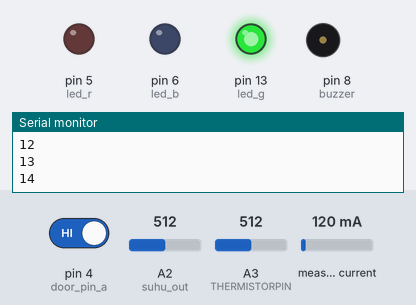
Bench run of a sketch on a simulated Arduino Mega 2560, built for the host (arithmetic inside an expression is 32-bit, double 64-bit). Parts: output pins drawn as LEDs (lit = HIGH), buzzer (waves = sounding, pin HIGH), the last lines printed to the serial monitor. The test bench sets the inputs (shaded band); at power-on: pin 4 (door_pin_a) HIGH, A2 (suhu_out) = 512, A3 (THERMISTORPIN) = 512, measured current 120 mA. WiFi joins after 1.5 s; servers stay silent unless stated; uploads are accepted with an empty reply.

Above: at 16.9 s.
At 32.72 s:
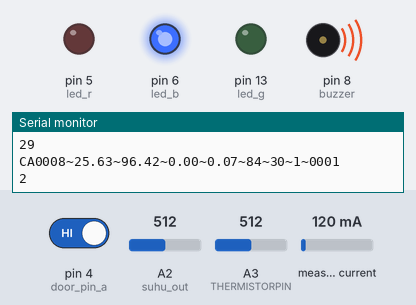
At 37.0 s:
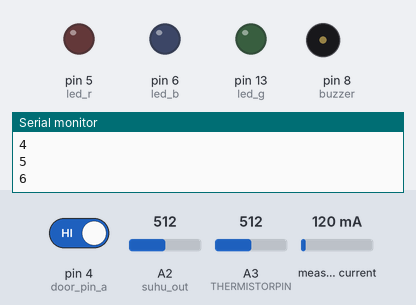
Timing chart, 0 to 38.4 s (numbered marks = the images above):
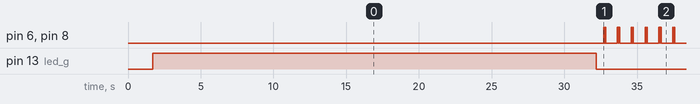

The sketch:

perbaikan_14.ino
```cpp
#include <WiFiEsp.h>
#include <SoftwareSerial.h>
//#include <Filters.h>
#include <EmonLib.h>
#include <DHT.h>


#ifndef HAVE_HWSERIAL1
SoftwareSerial Serial1(11, 10); // RX, TX
#endif

#define s_r            A0
#define SERIESRESISTOR 10000
#define dhttype DHT22   // tipe DHT 22  (AM2302), AM2321
//#define dht_pin_in A3
//#define dht_pin_in A3
#define door_pin_a  4 //pintu 1 pin ke 2
#define led_r       5 //led merah pin ke 5
#define led_g      13 //led hijau pin ke 13
#define led_b       6 //led hijau pin ke 6
#define buzzer      8 //buzzer pin ke 8
#define THERMISTORPIN  A3

String s1="0.00";
String merk;
String data_2;
String data_value;
String str_id;
String str_host;
String str_ssid;
String str_pass;
String str_value;
String str_timer;
String str_door ;
String str_t_door;
String test;
String str_st;
String data;
String perangkat = "CA0008";
String mood;
String yy;
String zz;
String Respon = "";
String sir;
String sor;
String hir = "0";
String ar;
String rest;
String tegangan;


bool a ;
bool b ;
bool c ;
bool statusKomunikasiWifi = false;
bool responDariServer = false;


double irms = 0;
long rssi_signal;

float ampin      = A1; //sensor arus pin A1
float t_in       = 0.00; //suhu pertama kali dibaca
float h_in       = 0.00; //kelembapan pertama kali dibaca
float reading;
float tempe;
float T;


int nilaiCT        = 24; // 24 untuk 10A, 20 untuk 20A
int door_state_a   = 0;  // pertama kali keadaan pintu 1(pintu terbuka)
int m;                 // integer m = variabel memasukkan ssid password menggunakan awalan "?"
int n;
int o;
int p;
int kondpintu ;
int pnt ;
int timer_int    = 0;
int qlty         = 50;
int quality;
int w = 0;
int x = 1;
int y = 0;
int z = 0;
int kiw = 30;
int pinghost;
int bis=0;
int suhu_out= A2;


char ssid[] = "ISEMSCHILLER";
char pass[] = "1nterlog4kupadamu";
char host[] = "10.3.141.1";
const char* php = " /html/chiller.php";
const int port   = 8080;

unsigned long wktawal = 0;
unsigned long countbuzzer = 60000;


int status = WL_IDLE_STATUS;     // the Wifi radio's status
WiFiEspClient client;

EnergyMonitor amp;
//DHT dht_in(dht_pin_in, dhttype);

void setup()
{
 Serial.begin(9600);
 Serial1.begin(9600);
 amp.current(ampin, nilaiCT);
 pinMode(door_pin_a, INPUT);
 pinMode(led_g, OUTPUT);
 pinMode(buzzer, OUTPUT);
 pinMode(led_b, OUTPUT);
 pinMode(led_r, OUTPUT);
 a=true;
 b=false;
 c=false;
 //dht_in.begin();
 wifi_set();
}

void loop()
{
unsigned long wktnow = millis();
unsigned long tk = wktnow -wktawal;
data_sensor();
kondisi_pintu();
//Serial.println(tk);
if( tk  > countbuzzer)
 {
  bis++;
  if (bis == 120)
  {
    rest="0";
  }
  else
  {
    rest="1";
  }
  Serial.print(bis);
  data_sensor();
  delay(300);
  request();
  delay(100);
  wktawal = millis();
  if (bis == 120)
  {
    delay(500);
    asm volatile (" jmp 0");
  }
  }
 }
```

buzzer.ino
```cpp
void buzzer_tone(int trigger) //perintah buzzer
{
  digitalWrite(buzzer, trigger); //perintah untuk menyalakan buzzer
}
```

data_sensor.ino
```cpp
void data_sensor()
{
  //===================Suhu ruang=======================
  float suhu1,data_vs,data_left,data_left2,data_right,nilai_hambatan,nilai_a1,nilai_a2;
  char temp[6];

  suhu1=analogRead(suhu_out);
  data_left=suhu1/1023;
  data_left2 = 2.2*data_left*1000;
  data_right = 1 - data_left;
  nilai_hambatan = data_left2/data_right;
  nilai_a1 = 1/nilai_hambatan;
  nilai_a2 = (nilai_a1*1000000/4.96) + 4.96;
  dtostrf(nilai_a2,4,2,temp);
  s1 = String(temp);
  if (nilai_a2 < 10 || nilai_a2 > 70)
  {
    sor ="0";
  }

  else
  {
    sor="1";
  }

  //===================dht==============================
  delay(100);
 reading = analogRead(THERMISTORPIN);
 reading = (1023 / reading)  - 1;     // (1023/ADC - 1)
 reading = SERIESRESISTOR / reading;  // 10K / (1023/ADC - 1)

 tempe = reading / 9150;
 tempe = log(tempe);
 tempe /= 3950;
 tempe += 1.0 / (27.7 + 273.15);
 tempe = 1.0 / tempe;
 tempe -= 273.15;
  //t_in  = dht_in.readTemperature();
  //h_in  = dht_in.readHumidity();
  if (tempe < -50 || tempe >  2)
  {
    //Serial.println("dht error");
    t_in = 0.00;
    //h_in = 0.00;
    sir = "0";
    hir = "0";
  }

  else
  {
    sir =1;
    hir = 1;
  }

  //===================ampere===========================
 irms = amp.calcIrms(1480)-0.05;  // Calculate Irms only
  //irms=irms-0.25;
  if(irms < 0.05)
  {
    irms = 0.00;
    ar = "0";
  }
else
{
  ar ="1";
}
  /*RunningStatistics inputStats;                 // create statistics to look at the raw test signal
  inputStats.setWindowSecs(pjgdata);

  while( true )
  {
    nilaiADC = analogRead(A1);  // read the analog in value:
    inputStats.input(nilaiADC);  // log to Stats function
    irms = C + grad * inputStats.sigma();
  }*/

  rssi_signal =WiFi.RSSI();
  quality = rssi_signal + 100;
  qlty = 2*quality;
  if(rssi_signal >= -50)
  {
    qlty = 100;
  }
  else if(rssi_signal <= -100)
  {
    qlty = 0;
  }

}
```

kondisi_pintu.ino
```cpp
void kondisi_pintu()
{
  door_state_a = digitalRead(door_pin_a);
  //door_state_b = digitalRead(door_pin_b);
  //door_state_c = digitalRead(door_pin_c);
  if(door_state_a == LOW)
  {
    c=false;
    if(a == true)
    {
      int kondpintu = 0;
      str_st = String(kondpintu);
      int z=0;
      zz = String(z);
      b=true;
    }
    a=false;
  }
  else if(door_state_a == HIGH)
  {
    if(b == true)
    {
      int kondpintu = 1;
      str_st = String(kondpintu);
      a=true;
      b=false;
      x=0;
      zz = String(z);
      //request();
    }

    while(door_state_a = HIGH)
    {
       door_state_a = digitalRead(door_pin_a);
       if (b== false)
       {
      int kondpintu = 1;
      str_st = String(kondpintu);
      a=true;
      b=false;
      x=1;
      zz = String(x);
       data_sensor();
       delay(100);
       request();
       b=true;
       }
       x++;
//menghitung durasi
       delay(1000);
       int oy;
       oy = x-1;
       Serial.println(oy);
      if(x == kiw)
       {
          data_sensor();
          delay(100);
          zz = String(x);
          request();
          int kondpintu = 0;
          str_st = String(kondpintu);
          c=true;
          x=1;
          zz = String(x);
       }
       else if(door_state_a == LOW)
       {
          int kondpintu = 0;
          str_st = String(kondpintu);
          c=false;
          zz = String(oy);
          delay(10);
          data_sensor();
          delay(100);
          request();
          delay(10);
          x=0;
          zz = String(x);
          break;
       }

      if(c == true)
        {
          while(door_state_a != LOW)
          {
            digitalWrite(led_g, LOW);
            digitalWrite(led_r, LOW);
            door_state_a = digitalRead(door_pin_a);
            //door_state_b = digitalRead(door_pin_b);
            //door_state_c = digitalRead(door_pin_c);
            //int x = 0;
            x++;
            delay(500);
            Serial.println(x);
            if(x == 30)
           {
           zz = String(x);
           int kondpintu = 1;
           str_st = String(kondpintu);
           data_sensor();
           delay(100);
           request();
           delay(10);
           x=1;
           zz = String(x);
           }
            buzzer_tone(1);
            digitalWrite(led_b, HIGH);
            delay(50);
            buzzer_tone(0);
            digitalWrite(led_b, LOW);
            delay(50);
            buzzer_tone(1);
            digitalWrite(led_b, HIGH);
            delay(50);
            buzzer_tone(0);
            digitalWrite(led_b, LOW);
            delay(300);
            if(door_state_a == LOW)
            {
              digitalWrite(led_b, LOW);
              digitalWrite(led_g, HIGH);
              digitalWrite(led_r, LOW);
              c=false;
              //request();
              //x=0;
              break;
            }
          }
        }
    }
  }
}
```

request.ino
```cpp
void request()
{
  if(statusKomunikasiWifi)
  {
   while (client.available())
   {
     char c = client.read();
     Respon += c;
    }
    if (!client.connected())
    {
      client.stop();
      client.flush();
      statusKomunikasiWifi = false;
      responDariServer = true;
    //digitalWrite(led_g, LOW);
    //digitalWrite(led_r, HIGH);
    }
  }
  /*bis++;
  Serial.println(bis);
  if(bis == 10)
  {
    status = WiFi.begin(ssid, pass);
    bis=0;
    x+=4;
    delay(1000);
    data_sensor();
    statusKomunikasiWifi = keDatabase(mood);
    return true;
  }*/
 statusKomunikasiWifi = keDatabase(mood);

}
 bool keDatabase(String mood)
 {
  mood += perangkat;             mood +="~";
  mood += tempe;                 mood +="~";
  mood += s1;                    mood +="~";
  mood += h_in;                  mood +="~";
  mood += irms;                  mood +="~";
  mood += qlty ;                 mood +="~";
  mood += zz;                    mood +="~";
  mood += str_st;                mood +="~";
  mood += sir;
  mood += sor;
  mood += hir;
  mood += ar;
  mood += rest;


  String url;
  url += php;
  url += "?mood=";
  url += mood;
 if (client.connect(host, port))
  {
  client.print("GET");
  client.print(url);
  client.println(" HTTP/1.1");
  client.println("Host: 10.3.141.1");
  client.println("Connection: close");
  client.println();
  Serial.println(mood);
  digitalWrite(led_g, HIGH);
  digitalWrite(led_r, LOW);
  return true;
  }
  return false;
}
```

wifi_set.ino
```cpp
void wifi_set()
  {

  WiFi.init(&Serial1);

  if (WiFi.status() == WL_NO_SHIELD)
  {
    Serial.println("esp01 bermasalah");
    asm volatile (" jmp 0");
    //while (true);
  }
  while (status != WL_CONNECTED)
  {
    Serial.print("Menyambungkan ");
    Serial.println(ssid);
    status = WiFi.begin(ssid, pass);
  }
  Serial.println("Tersambung");
 // printWifiStatus();
  Serial.println();
  Serial.println("Server");
  if (client.connect(host, port))
  {
    Serial.println("Ok");
    digitalWrite(led_g, HIGH);
    digitalWrite(led_r, LOW);
  }

  else
  {
    digitalWrite(led_g, LOW);
    digitalWrite(led_r, HIGH);
  }
  }

  //void printWifiStatus()
//{
  //Serial.print("SSID: ");// print the SSID of the network you're attached to
  //Serial.println(WiFi.SSID());

 //IPAddress ip = WiFi.localIP();
  //Serial.print("IP Address: "); // print your WiFi shield's IP address
  //Serial.println(ip);

//  long rssi = WiFi.RSSI();
 // Serial.print("Signal strength (RSSI):");  // print the received signal strength
 // Serial.print(rssi);
 // Serial.println(" dBm");
//}
```

Measured:
- by itself, pin 6 (led_b), pin 8 (buzzer): moves between LOW and HIGH, repeating every 20.6 s
- by itself, pin 13 (led_g): alternates HIGH for 0.46 s and LOW for 27.7 s
- by itself, everything shown: repeats every 28.2 s, in 58 steps
